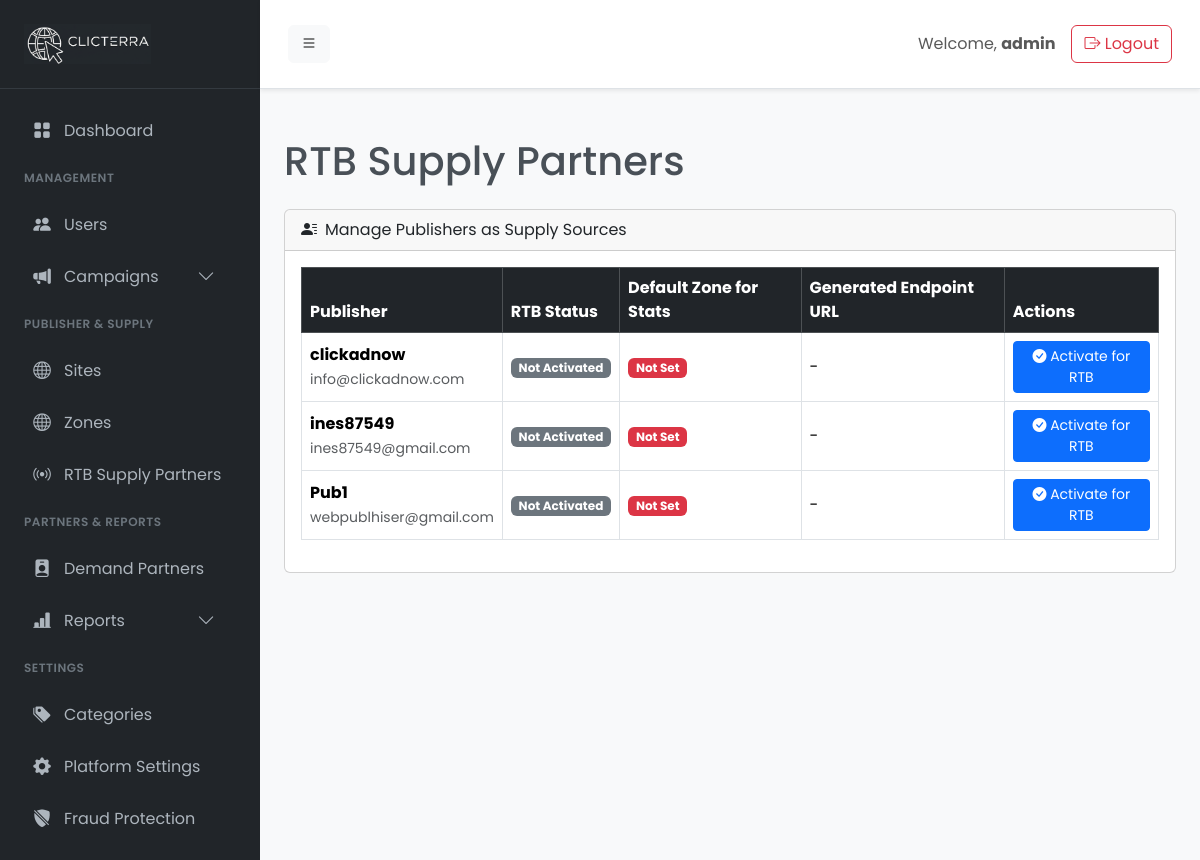
The app's page /admin/supply-partners.php (signed in) with its own data.
### tables this page shows
CREATE TABLE `users` (
  `id` int(11) NOT NULL,
  `username` varchar(100) NOT NULL,
  `password` varchar(255) NOT NULL,
  `email` varchar(150) NOT NULL,
  `role` enum('admin','advertiser','publisher') NOT NULL,
  `revenue_share` int(11) DEFAULT 0,
  `payout_method` varchar(100) DEFAULT NULL,
  `payout_details` text DEFAULT NULL,
  `referred_by` int(11) DEFAULT NULL,
  `status` enum('active','inactive') DEFAULT 'active',
  `created_at` timestamp NULL DEFAULT current_timestamp()
);

### includes/settings.php (called while the page is built, shortened)
<?php
function get_setting($key, $conn = null) {
    static $settings = null;
    if ($settings === null && $conn) {
        $settings = [];
        $result = $conn->query("SELECT setting_key, setting_value FROM settings");
        if ($result) {
            while ($row = $result->fetch_assoc()) {
                $settings[$row['setting_key']] = $row['setting_value'];
            }
        }
    }
    return $settings[$key] ?? null;
}

### admin/supply-partners.php (the view, shortened to what this page needs)
<?php
require_once __DIR__ . '/init.php';
$sql = "
    SELECT
        u.id as user_id, u.username, u.email,
        s.id as source_id, s.supply_key, s.status, s.default_zone_id,
        (SELECT name FROM zones WHERE id = s.default_zone_id) as default_zone_name
    FROM users u
    LEFT JOIN rtb_supply_sources s ON u.id = s.user_id
    WHERE u.role = 'publisher'
    ORDER BY u.username ASC
";
$result = $conn->query($sql);
$base_endpoint_url = get_setting('rtb_handler_domain', $conn) . "/rtb-handler.php";
?>
<?php require_once __DIR__ . '/templates/header.php'; ?>
<h1 class="mt-4 mb-4">RTB Supply Partners</h1>
<div class="card">
    <div class="card-header"><i class="bi bi-person-lines-fill me-2"></i>Manage Publishers as Supply Sources</div>
    <div class="card-body">
        <div class="table-responsive"><table class="table table-bordered table-hover align-middle">
            <thead class="table-dark"><tr><th>Publisher</th><th>RTB Status</th><th>Default Zone for Stats</th><th>Generated Endpoint URL</th><th>Actions</th></tr></thead>
            <tbody>
                <?php if ($result && $result->num_rows > 0): while($row = $result->fetch_assoc()): ?>
                <tr>
                    <td><strong><?php echo htmlspecialchars($row['username']); ?></strong><br><small class="text-muted"><?php echo htmlspecialchars($row['email']); ?></small></td>
                    <td>
                        <?php if ($row['status']): $status_class = ($row['status'] == 'active') ? 'bg-success' : 'bg-warning text-dark'; ?>
                            <span class="badge <?php echo $status_class; ?>"><?php echo ucfirst($row['status']); ?></span>
                        <?php else: ?><span class="badge bg-secondary">Not Activated</span><?php endif; ?>
                    </td>
                    <td>
                        <?php if ($row['default_zone_name']): ?>
                            <span class="badge bg-info text-dark"><?php echo htmlspecialchars($row['default_zone_name']); ?> (ID: <?php echo $row['default_zone_id']; ?>)</span>
                        <?php else: ?>
                            <span class="badge bg-danger">Not Set</span>
                        <?php endif; ?>
                    </td>
                    <td>
                        <?php if ($row['supply_key']): ?>
                            <?php $generated_url = $base_endpoint_url . '?key=' . $row['supply_key']; ?>
                            <div class="input-group"><input type="text" class="form-control form-control-sm" value="<?php echo $generated_url; ?>" readonly id="endpoint-<?php echo $row['source_id']; ?>"><button class="btn btn-sm btn-outline-secondary copy-btn" type="button" data-target-id="endpoint-<?php echo $row['source_id']; ?>"><i class="bi bi-clipboard-fill"></i></button></div>
                        <?php else: ?> - <?php endif; ?>
                    </td>
                    <td>
                        <?php if (!$row['status']): ?>
                            <form action="supply-partners-action.php" method="POST" class="d-inline"><input type="hidden" name="user_id" value="<?php echo $row['user_id']; ?>"><button type="submit" name="activate_supply_partner" class="btn btn-sm btn-primary"><i class="bi bi-check-circle-fill"></i> Activate for RTB</button></form>
                        <?php endif; ?>
                    </td>
                </tr>
                <?php endwhile; else: ?>
                <tr><td colspan="5" class="text-center">No publishers found. Please add users with 'publisher' role first.</td></tr>
                <?php endif; ?>
            </tbody>
        </table></div>
    </div>
</div>
<?php
require_once __DIR__ . '/templates/footer.php';
?>

### admin/assets/css/style.css (style rules this page uses)
body { font-family: 'Poppins', sans-serif; background-color: #f8f9fa; color: #495057; }

### records on screen
users: username "clickadnow", email "info@clickadnow.com"
users: username "ines87549", email "ines87549@gmail.com"
users: username "Pub1", email "webpublhiser@gmail.com"

### other values on screen
$_SESSION['username'] "admin"
